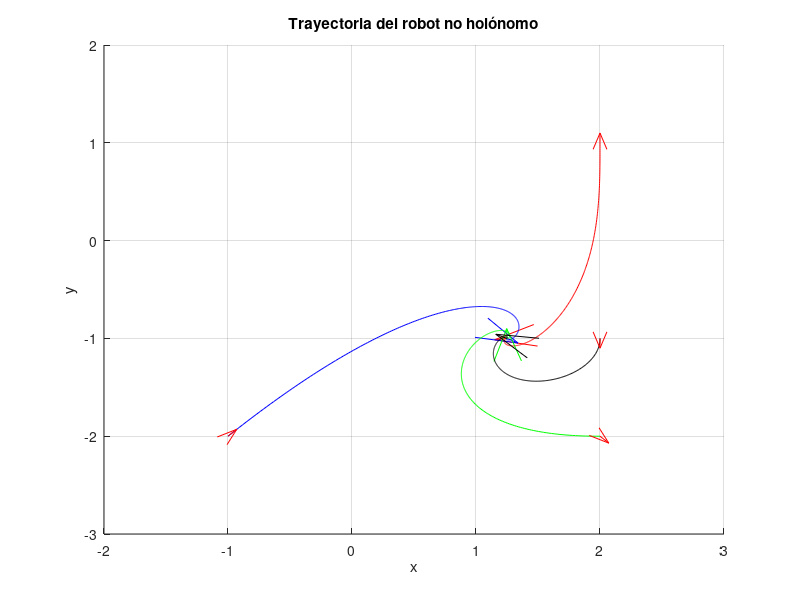
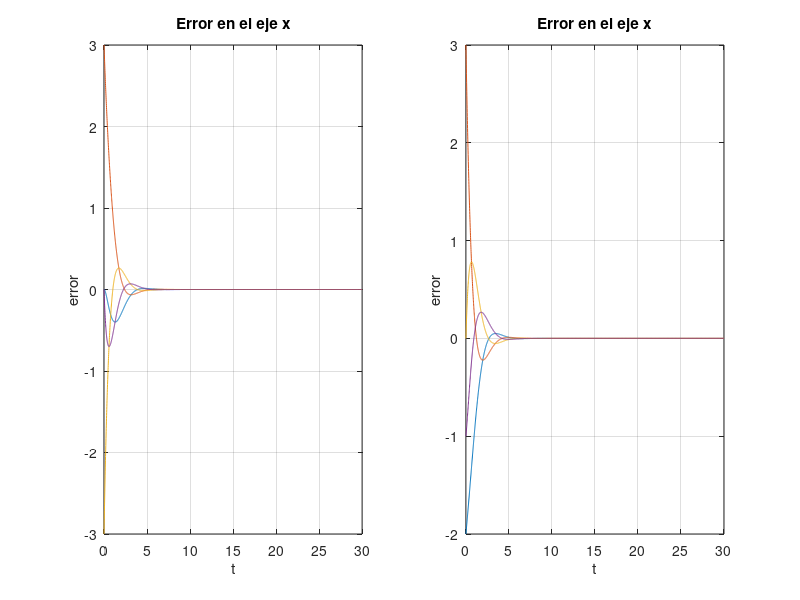
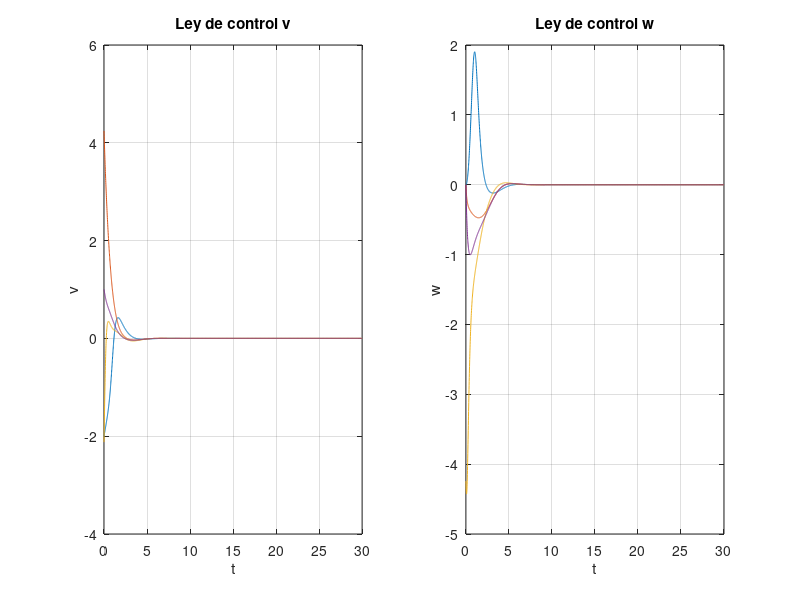

Write the MATLAB code that produced these figures, in order. (Note: this script raises an error after producing the figures.)
clc
clearvars
close all

% Parámetros iniciales
l = 0.5; % Distancia del centro del robot al punto de control
K = 1*eye(8); % Ganancia del controlador )

% Inicializar condiciones iniciales para 4 robots
z = [2; 1; -1; -2; 2; -2; 2; -1]; % Cada columna es [x; y] de un robot
Angulo = [90; 45; -45; -90]; % Ángulos dados en grados

% Matriz Laplaciana de un grafo dirigido en ciclo para 4 robots
L = [ 1  0  0 -1;
     -1  1  0  0;
      0 -1  1  0;
      0  0 -1  1];
%Laplaciano grafo no dirigido
% L=[2 -1  0 -1;
%   -1  2 -1  0;
%    0 -1  2 -1;
%   -1  0 -1  2];
I=eye(2);

% Datos de la simulación
Dt = 0.01; % Periodo de muestreo
tiempo = 30; % Duración de la simulación en segundos
iteraciones = tiempo / Dt;

% Inicializar trayectorias
z_hist = zeros(8, iteraciones+1);
z_hist(:, 1) = z;

theta = zeros(4, iteraciones+1);
theta(:, 1) = deg2rad(Angulo);


v_hist = zeros(4, iteraciones);
w_hist = zeros(4, iteraciones);

evx_hist = zeros(4,iteraciones);
evy_hist = zeros(4,iteraciones);

% Simulación
for k = 1:iteraciones
    % Calcular la matriz M para cada robot en cada iteración
    M1 = [cos(theta(1,k)) -l*sin(theta(1,k));
         sin(theta(1,k)) l*cos(theta(1,k))];
    M2 = [cos(theta(2,k)) -l*sin(theta(2,k));
         sin(theta(2,k)) l*cos(theta(2,k))];
    M3 = [cos(theta(3,k)) -l*sin(theta(3,k));
         sin(theta(3,k)) l*cos(theta(3,k))];
    M4 = [cos(theta(4,k)) -l*sin(theta(4,k));
         sin(theta(4,k)) l*cos(theta(4,k))];
    M = blkdiag(M1, M2, M3, M4);

    ev=-kron(L,I)*z(:,k);

    u= M \ (K * ev);
    
    %Separo la ley de control en lineal y rotacional
    v=[u(1),u(3),u(5),u(7)];
    w=[u(2),u(4),u(6),u(8)];
    % Dinámica del sistema
    z(:,k+1) = z(:,k)+Dt*(M*u);
    theta(:,k+1) = theta(:,k)+Dt*(w') ; % Actualización del ángulo

    % Guardar el historial de valores para grafica
    z_hist(:, k+1) = z(:,k+1);
    v_hist(:,k)=v';
    w_hist(:,k)=w';
    evx_hist(:,k)=[ev(1);ev(3);ev(5);ev(7)];
    evy_hist(:,k)=[ev(2);ev(4);ev(6);ev(8)];
end

t = linspace(0, tiempo, iteraciones);

% Gráfica de resultados
figure;
hold on
plot(z_hist(1, :), z_hist(2, :),'r');
quiver(z_hist(1, 1), z_hist(2, 1), cos(theta(1,1)), sin(theta(1,1)), 0.1, 'r', 'LineWidth', .1, 'MaxHeadSize', 1 );
quiver(z_hist(1, end), z_hist(2, end), cos(theta(1,end)), sin(theta(1,end)), 0.1, 'r', 'LineWidth', .1, 'MaxHeadSize', 2);
plot(z_hist(3, :), z_hist(4, :),'b');
quiver(z_hist(3, 1), z_hist(4, 1), cos(theta(2,1)), sin(theta(2,1)), 0.1, 'r', 'LineWidth', .1, 'MaxHeadSize', 1 );
quiver(z_hist(3, end), z_hist(4, end), cos(theta(2,end)), sin(theta(2,end)), 0.1, 'b', 'LineWidth', .1, 'MaxHeadSize', 2);
plot(z_hist(5, :), z_hist(6, :),'g');
quiver(z_hist(5, 1), z_hist(6, 1), cos(theta(3,1)), sin(theta(3,1)), 0.1, 'r', 'LineWidth', .1, 'MaxHeadSize', 1 );
quiver(z_hist(5, end), z_hist(6, end), cos(theta(3,end)), sin(theta(3,end)), 0.1, 'g', 'LineWidth', .1, 'MaxHeadSize', 2);
plot(z_hist(7, :), z_hist(8, :),'k');
quiver(z_hist(7, 1), z_hist(8, 1), cos(theta(4,1)), sin(theta(4,1)), 0.1, 'r', 'LineWidth', .1, 'MaxHeadSize', 1 );
quiver(z_hist(7, end), z_hist(8, end), cos(theta(4,end)), sin(theta(4,end)), 0.1, 'k', 'LineWidth', .1, 'MaxHeadSize', 2);
xlabel('x');
ylabel('y');
title('Trayectoria del robot no holónomo');
hold off
grid on;


figure
subplot(1,2,1)
plot(t,evx_hist)
xlabel('t');
ylabel('error');
title('Error en el eje x');
grid on
subplot(1,2,2)
plot(t,evy_hist)
xlabel('t');
ylabel('error');
title('Error en el eje x');
grid on


figure
hold on
subplot(1,2,1)
plot(t,v_hist)
xlabel('t');
ylabel('v');
title('Ley de control v');
grid on
subplot(1,2,2)
plot(t,w_hist)
xlabel('t');
ylabel('w');
title('Ley de control w');
grid on
hold off

%Esto es para tener referencia de los grafos
An=[0 0 0 1;
    1 0 0 0;
    0 1 0 0;
    0 0 1 0];
Gn=digraph(An');

figure
plot(Gn, 'Layout', 'force', 'EdgeLabel', Gn.Edges.Weight);

A=[0 1 0 1;
   1 0 1 0;
   0 1 0 1;
   1 0 1 0];

G=graph(A);

figure
plot(G);


